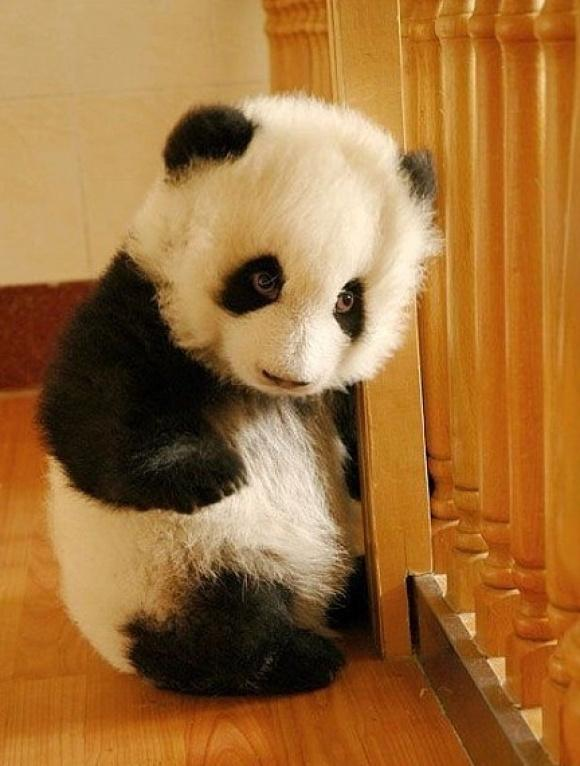
//> input picture StudyOpencv/input.jpg, 580 x 766 px
$ ./main ../input.jpg   (built with g++ and OpenCV 4)
//> lines starting //> are read from the running program, lines starting //| are printed output that depends on the picture
#include <algorithm>
#include <fstream>     // ifstream
#include <functional>  // function object, bind
#include <iostream>    // cin, cout, cerr
#include <iterator>
#include <list>
#include <map>
#include <memory>  // unique_ptr, shared_ptr, weak_ptr
#include <set>
#include <sstream>  // istringstream
#include <string>
#include <utility>
#include <vector>

#include "basic.h"
#include "opencv2/opencv.hpp"

using namespace cv;
using namespace std;

/*
Mat imread(const string\& filename, int flags=1)

flags 取值
IMREAD_COLOR 彩色图像
IMREAD_GRAYSCALE 灰度图像
IMREAD_ANYCOLOR 任意图像
*/

int main(int argc, char* argv[]) {
  cv::Mat img = cv::imread(argv[1], IMREAD_ANYCOLOR);
//> img is the input picture: 766 rows x 580 cols, CV_8UC3; mean B, G, R 56.1, 110.3, 158.4
  if (!img.data) {
    return -1;
  }

  //显示彩色图像
  imshow("BGR", img);  //分离通道

  vector<Mat> planes;

  // 分离通道
  // 每一个像素的向量不是按照R、G、B分量排列的，
  // 而是按照B、G、R顺序排列的，所以通过split函数分离通道后，
  // 先后得到的是B、G、R通道。
  split(img, planes);
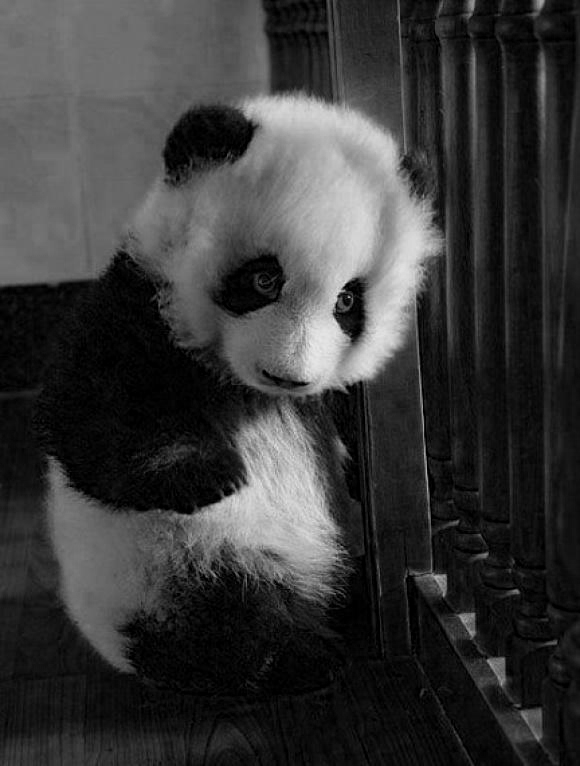
//> planes[0]: 766 rows x 580 cols, CV_8UC1; min 0, max 236, mean 56.1
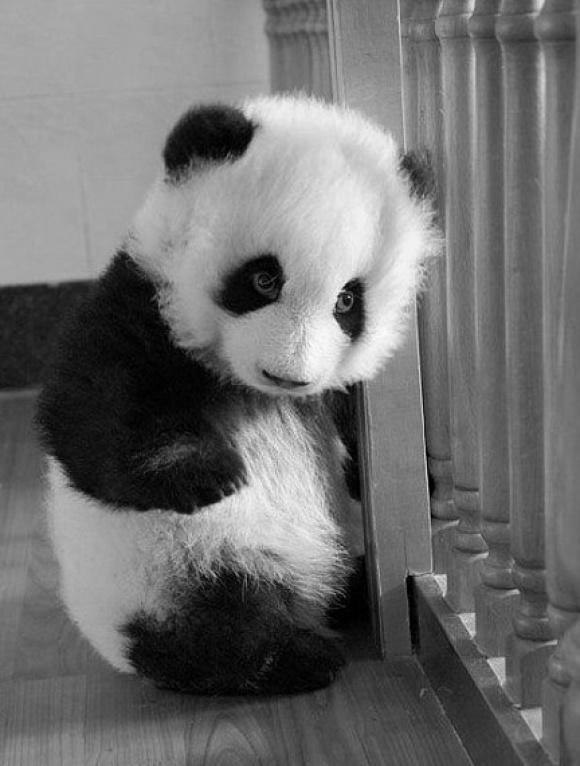
//> planes[1]: 766 rows x 580 cols, CV_8UC1; min 0, max 255, mean 110.3
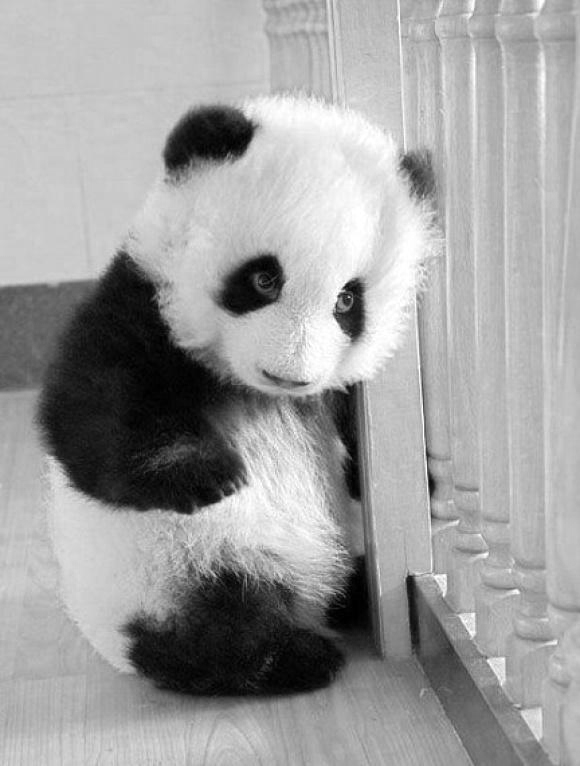
//> planes[2]: 766 rows x 580 cols, CV_8UC1; min 0, max 255, mean 158.4

  imshow("B", planes[0]);  //显示 B 通道

  imshow("G", planes[1]);  //显示 G 通道

  imshow("R", planes[2]);  //显示 R 通道

  waitKey(0);

  return 0;
}
